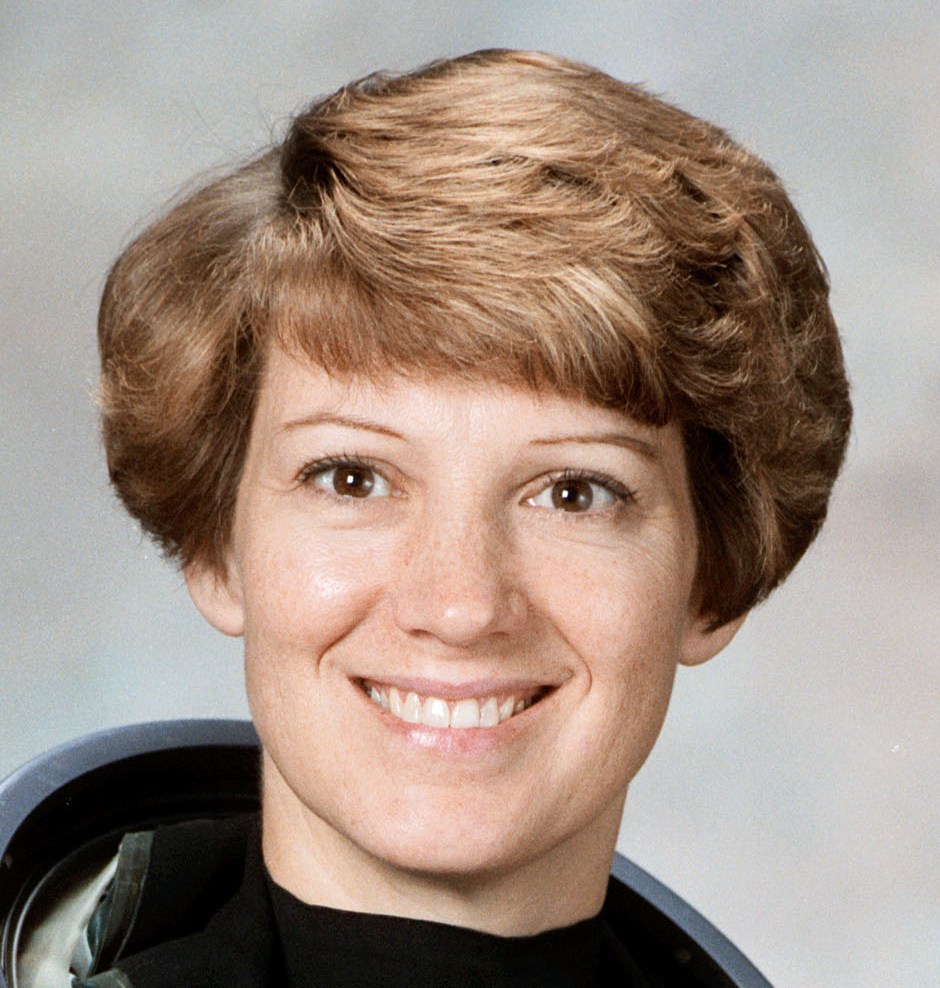
#> input picture example/data/astronaut.jpg, 940 x 988 px; the run also reads 1 picture not shown here
$ python example.py
#> lines starting #> are read from the running program, lines starting #| are printed output that depends on the picture; after the words box and inside, x2 and y2 are one past the last pixel; in counts of white or black regions, pixels touching at a corner belong together; long printed decimals are rounded
### example/file_io.py
import numpy as np
from skimage import io, img_as_float


def read_image(file_name):
    image = io.imread(file_name)
    return img_as_float(image)


def save_image(image, file_name):
    io.imsave(file_name, (image * 255).astype(np.uint8))

### example/filters.py
import numpy as np
from skimage.filters import gaussian
from skimage.restoration import denoise_nl_means, estimate_sigma
from skimage import color, filters, img_as_float, transform
from sklearn.cluster import KMeans


def gaussian_smoothing(image, sigma=5):
    smoothed_image = np.zeros_like(image)
    for i in range(image.shape[2]):
        smoothed_image[:, :, i] = gaussian(
            image[:, :, i], sigma=sigma, mode="constant", cval=0.0
        )
    return smoothed_image


def denoise(image, magic_factor=0.6):
    # estimate the noise standard deviation from the noisy image
    sigma_est = np.mean(estimate_sigma(image, channel_axis=-1))

    # keyword arguments for the filter
    patch_kw = dict(
        patch_size=5,
        patch_distance=6,
        channel_axis=-1,  # 5x5 patches  # 13x13 search area
    )

    image_denoised = denoise_nl_means(
        image, h=magic_factor * sigma_est, sigma=sigma_est, fast_mode=True, **patch_kw
    )

    return image_denoised


def grayscale(image):
    return color.rgb2gray(image)


def _apply_warhol_effect(binary_image, color1, color2):
    colored_image = np.zeros(
        (binary_image.shape[0], binary_image.shape[1], 3), dtype=np.uint8
    )
    colored_image[binary_image] = color1
    colored_image[~binary_image] = color2
    return colored_image


def warhol_effect(image):
    gray_image = grayscale(image)

    # apply threshold to create a binary image
    thresh = filters.threshold_otsu(gray_image)
    binary_image = gray_image > thresh

    colors = [
        (255, 0, 0),  # Red
        (0, 255, 0),  # Green
        (0, 0, 255),  # Blue
        (0, 255, 255),  # Cyan
        (255, 0, 255),  # Magenta
        (255, 192, 203),  # Pink
    ]

    for i, c in enumerate(colors):
        new_image = _apply_warhol_effect(binary_image, c, (255, 255, 255))
        new_image = img_as_float(new_image)

        if i == 0:
            combined_image = new_image
        else:
            combined_image = np.concatenate((combined_image, new_image), axis=1)

    return combined_image


def pixelate(image, scale, num_colors):
    h, w = image.shape[:2]

    image_small = transform.resize(image, (h * scale, w * scale), anti_aliasing=False)
    image_pixelated = transform.resize(
        image_small, (h, w), anti_aliasing=False, order=0
    )

    image_temp = color.rgb2lab(image_pixelated)
    reshaped_img = image_temp.reshape((-1, 3))

    kmeans = KMeans(n_clusters=num_colors, random_state=42).fit(reshaped_img)
    palette = kmeans.cluster_centers_

    labels = kmeans.predict(reshaped_img)
    new_image = palette[labels].reshape(image_temp.shape)
    new_image = color.lab2rgb(new_image)

    return new_image

### example/noise.py
from skimage import util


def add_noise(image, amount):
    noisy_image = util.random_noise(image, mode="s&p", amount=amount)
    return noisy_image

### example/metrics.py
import numpy as np
from pytest import approx


def mean_squared_error(image1, image2):
    if image1.shape != image2.shape:
        raise AssertionError("Input images must have the same dimensions.")

    return np.mean((image1 - image2) ** 2.0)


# [44 lines left out: functions test_mean_squared_error, test_mean_squared_error_different_dimensions, not called in this run]

### example/example.py
from noise import add_noise
from filters import gaussian_smoothing, denoise, warhol_effect, grayscale, pixelate
from file_io import read_image, save_image
from metrics import mean_squared_error


image = read_image("data/astronaut.jpg")
#> in read_image, image is the input picture: shape (988, 940, 3); mean R, G, B 159.8, 142.3, 130.7
print(image.shape)
#| (988, 940, 3)


image_grayscale = grayscale(image)
save_image(image_grayscale, "generated/astronaut-grayscale.jpg")


image_noisy = add_noise(image, amount=0.15)
save_image(image_noisy, "generated/astronaut-noisy.jpg")
print(mean_squared_error(image, image_noisy))
#| 0.04937


image_smoothed = gaussian_smoothing(image_noisy, sigma=5)
#> after the loop in gaussian_smoothing, `for i in range(image.shape[2]):`:
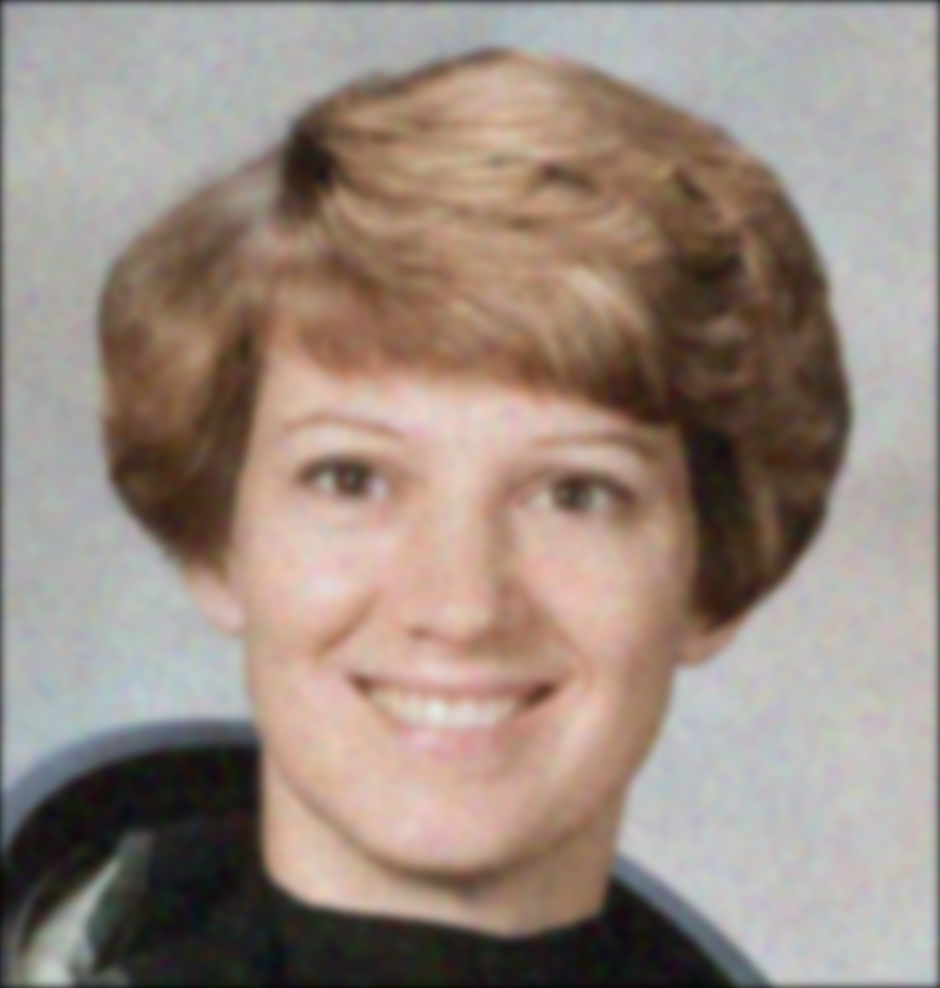
#> smoothed_image: shape (988, 940, 3) float64; mean of channels 0, 1, 2 0.603, 0.544, 0.506; drawn as R, G, B
save_image(image_smoothed, "generated/astronaut-smoothed.jpg")
print(mean_squared_error(image, image_smoothed))
#| 0.005569


image_denoised = denoise(image_noisy, magic_factor=1.2)
#> in denoise, `sigma_est = np.mean(estimate_sigma(image, channel_axis=-1))`: sigma_est = 0.132
save_image(image_denoised, "generated/astronaut-denoised.jpg")
print(mean_squared_error(image, image_denoised))
#| 0.002951


image_effect = warhol_effect(image)
#> in warhol_effect, `thresh = filters.threshold_otsu(gray_image)`: thresh = 0.475
#> in warhol_effect, `binary_image = gray_image > thresh`:
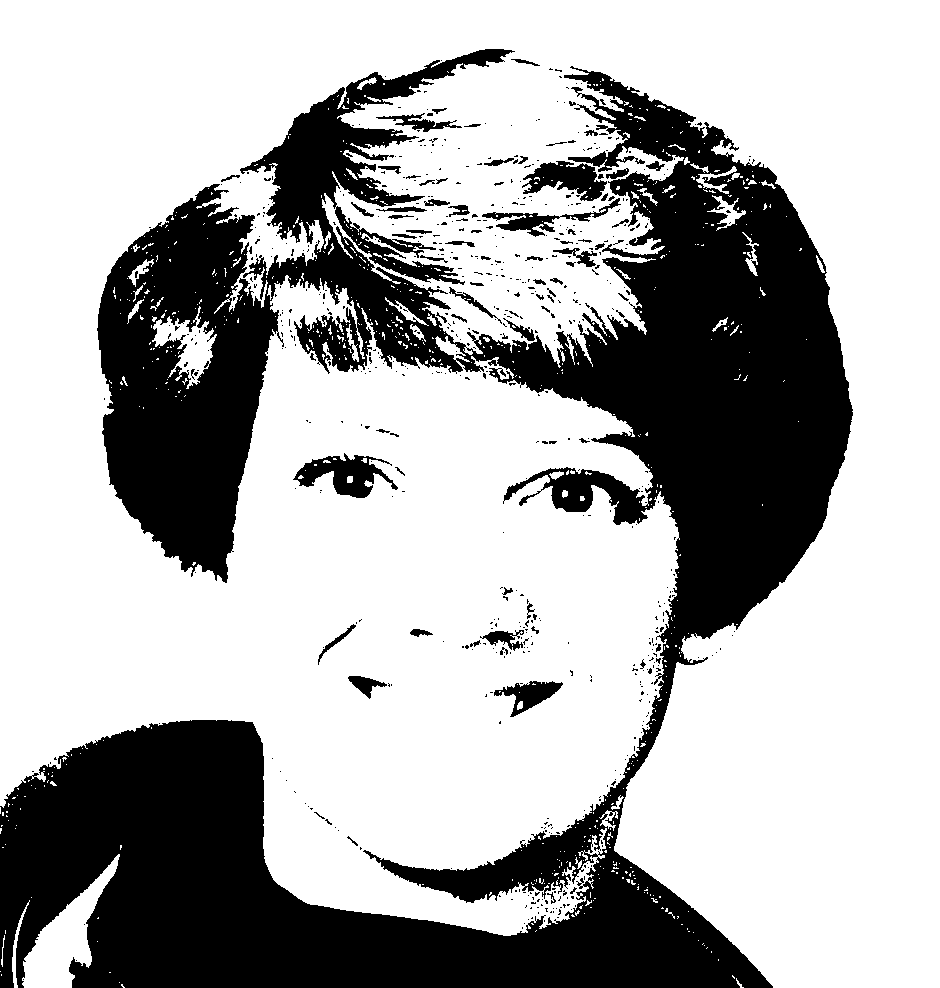
#> binary_image: shape (988, 940) bool; 68.5% white; 660 black regions (586 under 20 px), largest, box (x1, y1, x2, y2) and area: (0, 49, 853, 988) 278542, (293, 453, 398, 498) 2199, (522, 161, 607, 201) 1845
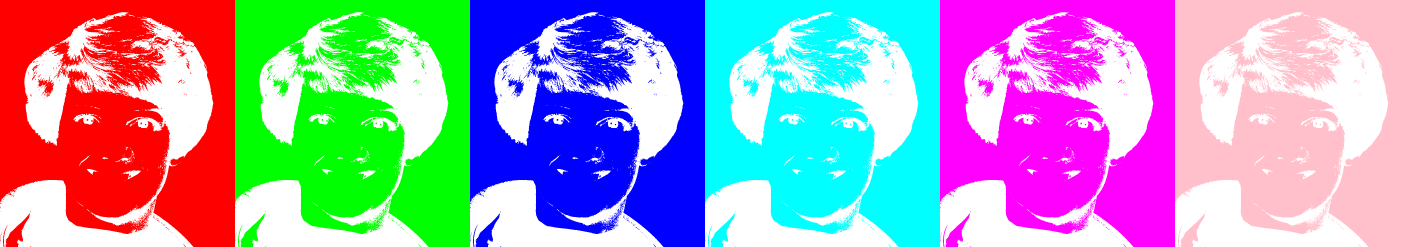
#> image_effect: shape (988, 5640, 3) float64 (shown at 1/4 size); mean of channels 0, 1, 2 0.657, 0.629, 0.748; drawn as R, G, B
save_image(image_effect, "generated/astronaut-warhol.jpg")


image_pixelated = pixelate(image, scale=0.05, num_colors=8)
#> in pixelate, `image_pixelated = transform.resize( image_small, (h, w), anti_aliasing..`:
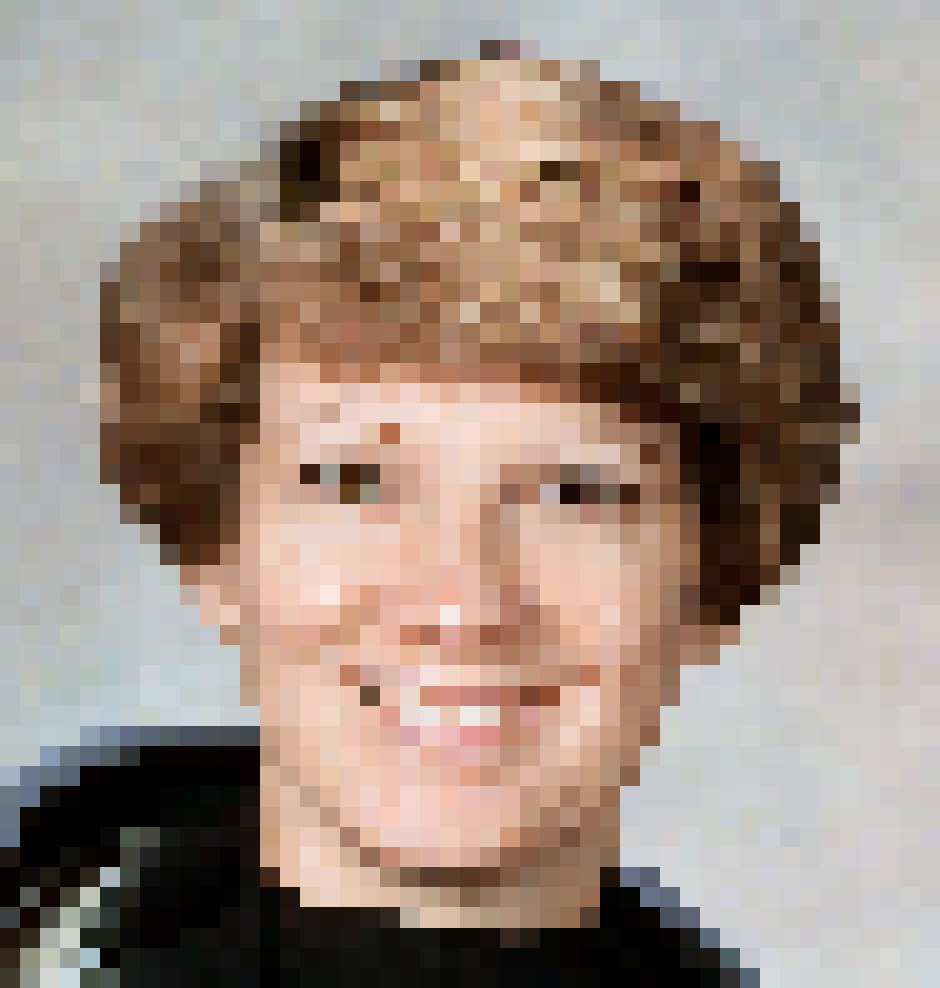
#> image_pixelated: shape (988, 940, 3) float64; mean of channels 0, 1, 2 0.628, 0.56, 0.514; drawn as R, G, B
#> in pixelate, `image_temp = color.rgb2lab(image_pixelated)`: image_temp: shape (988, 940, 3) float64; mean of channels 0, 1, 2 59.5, 5.3, 9
#> in pixelate, `palette = kmeans.cluster_centers_`: palette = [[72.31, -0.762, 0.186], [3.37, 0.559, 1.53], [49.38, 12.4, 21.29], [66.36, 11.93, 20.26], [16.24, 10.03, 15.33], [81.46, 10.45, 13.98], [32.33, 8.55, 15.43], [80.64, -0.717, 0.175]]
#> in pixelate, `new_image = palette[labels].reshape(image_temp.shape)`: new_image: shape (988, 940, 3) float64; mean of channels 0, 1, 2 59.5, 5.3, 9
#> in pixelate, `new_image = color.lab2rgb(new_image)`:
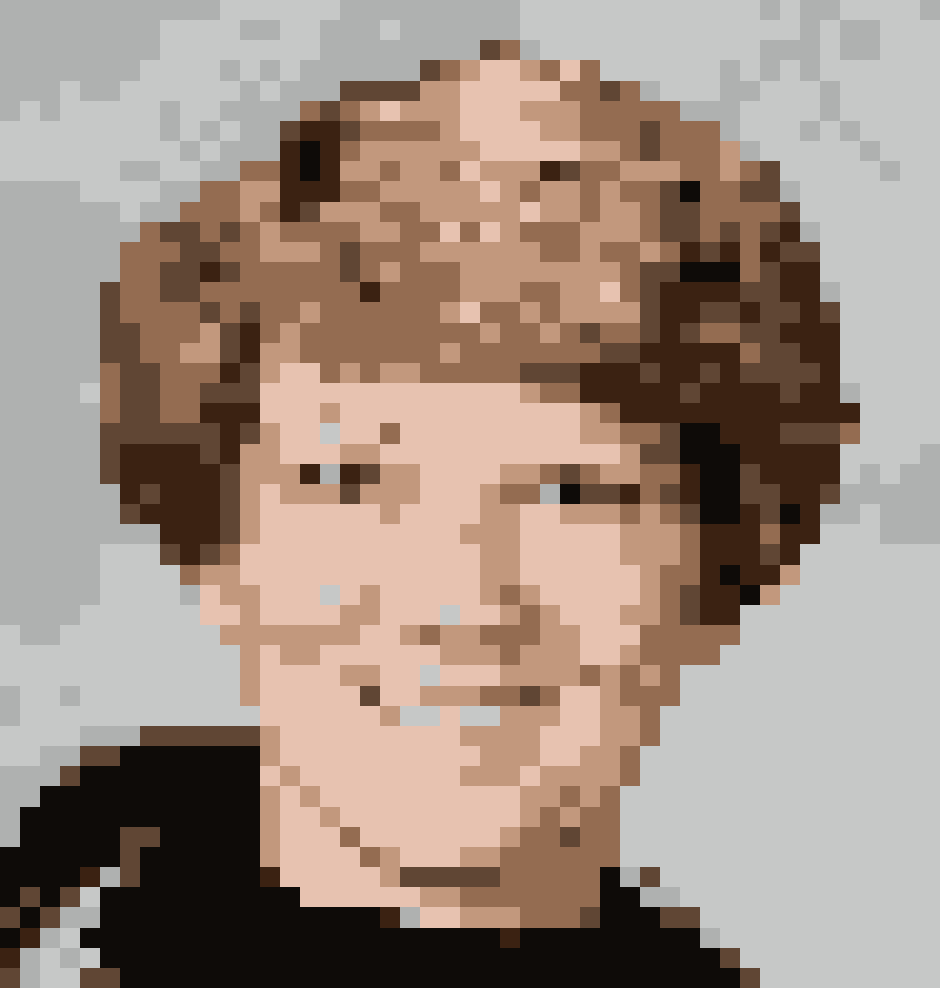
#> new_image: shape (988, 940, 3) float64; mean R, G, B 0.63, 0.56, 0.515
save_image(image_pixelated, "generated/astronaut-pixelated.jpg")


image_reference = read_image("reference/astronaut-pixelated.jpg")
print(mean_squared_error(image_pixelated, image_reference))
#| 6.0740475693762895e-05
